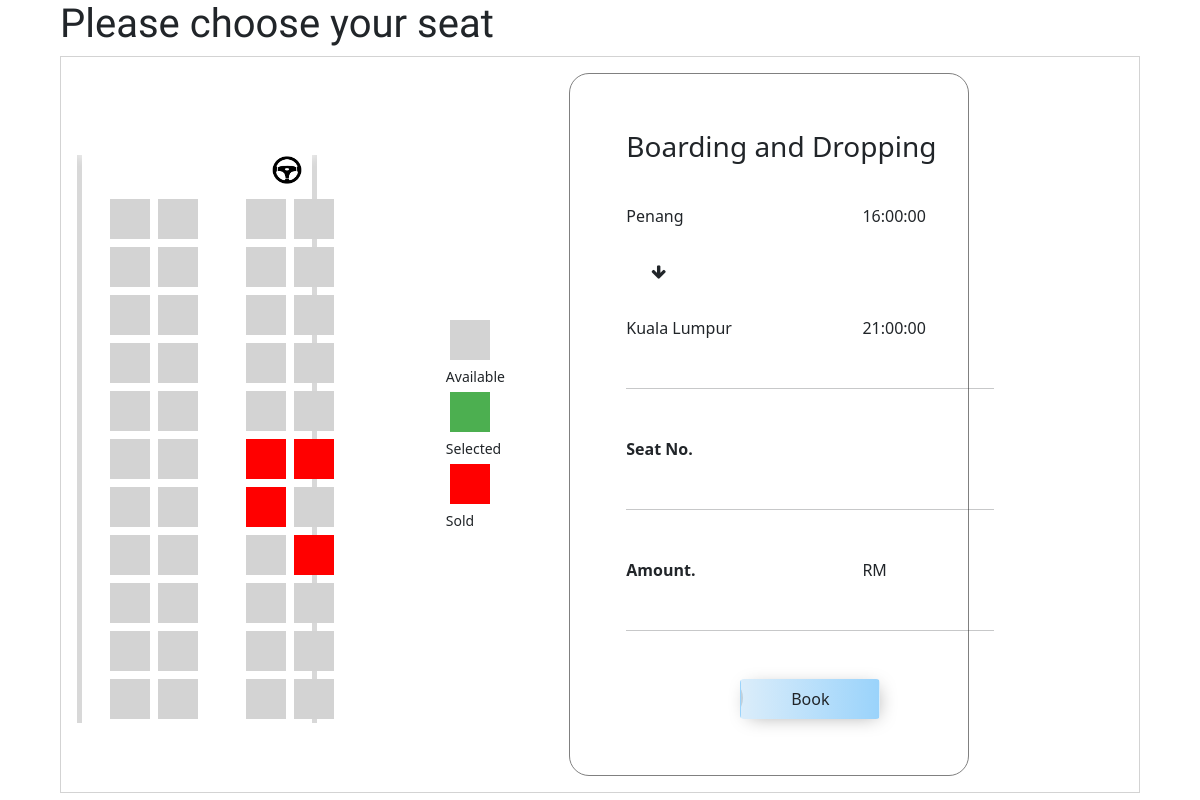
Page /view_seat.php?route_id=1 on the committed database.
### tables this page shows
CREATE TABLE `busroute` (
  `route_id` int(10) UNSIGNED NOT NULL,
  `departure` varchar(30) NOT NULL,
  `destination` varchar(30) NOT NULL,
  `date` date NOT NULL,
  `departure_time` time NOT NULL,
  `arrival_time` time NOT NULL,
  `fare` int(10) NOT NULL,
  `bus_id` int(10) UNSIGNED NOT NULL
);

### view_seat.php (the view, shortened to what this page needs)
<!DOCTYPE html>
<html lang="en">
<head>
	<link href="style.css" rel="stylesheet">
    <link rel="stylesheet" href="https://cdnjs.cloudflare.com/ajax/libs/font-awesome/4.7.0/css/font-awesome.min.css">
    <link href="https://cdn.jsdelivr.net/npm/bootstrap@5.0.2/dist/css/bootstrap.min.css" rel="stylesheet">
</head>
<body>
        <div class="row">
            <div class="col-sm-12 col-lg-6">
    <?php
        $route_id = $_GET['route_id'];
		$dbc = mysqli_connect('localhost', 'root', '');
		mysqli_select_db($dbc, 'busplan');
		$query = "SELECT * FROM busroute r, bus b WHERE route_id = '$route_id' AND b.bus_id = r.bus_id";
        if ($r = mysqli_query($dbc, $query)) {
            if (mysqli_num_rows($r) == 0) {
                echo "Bus Route not found.";
            }
            else {
                while ($row = mysqli_fetch_array($r)) {
                    echo "  <h1>Please choose your seat</h1>
                        <form action=\"payment.php\" method=\"get\">
                            <table>
                                <tr>
                                    <td>
                                    <div class=\"seat_layout\" id=\"seat_layout_id\">
                                        <div class=\"bus_screen\"></div>
                                        <div class=\"steering\">
                                            <img src=\"images/steering.png\" width=\"30\" height=\"30\">
                                        </div>";
                                            $seatno = 1;
                                            for ($i=1; $i<=11; $i++) {
                                                echo "<div class=\"container\">";
                                                echo "<div class=\"seats\">";
                                                $bus_id = $row['bus_id'];
                                                $counter = 0;
                                                while ($counter<2) {
                                                    $label = $row['route_id'] . $seatno;
                                                    $query = "SELECT seat_no FROM booking WHERE bus_id='$bus_id' AND seat_no='$seatno'";
                                                    if (mysqli_num_rows(mysqli_query($dbc, $query)) == 0) {
                                                        echo "<div>
                                                              <input id=\"$label\" class=\"seat-select\" type=\"checkbox\" value=\"$seatno\" name=\"seat[]\"
                                                              onclick=\"showSeatNo(this)\" onchange =\"checkboxes()\">
                                                              <label for=\"$label\" class=\"seat\" ><span>$seatno</span></label>
                                                              </div>";
                                                    }
                                                    else {
                                                        echo "<div>
                                                            <input id=\"$label\" class=\"seat-select\" type=\"checkbox\" value=\"$seatno\" name=\"seat[]\" />
                                                            <label for=\"$label\" class=\"seat_sold\"></label>
                                                            </div>";
                                                    }
                                                    $counter++;
                                                    $seatno++;
                                                }
                                                $counter = 0;
                                                echo "<div style=\"width:40px;height:40px\"></div>";
                                                while ($counter<2) {
                                                    $label = $row['route_id'] . $seatno;
                                                    $query = "SELECT seat_no FROM booking WHERE bus_id='$bus_id' AND seat_no='$seatno'";
                                                    if (mysqli_num_rows(mysqli_query($dbc, $query)) == 0) {
                                                        echo "<div>
                                                              <input id=\"$label\" class=\"seat-select\" type=\"checkbox\" value=\"$seatno\" name=\"seat[]\" onclick=\"showSeatNo(this)\" onchange=\"checkboxes()\">
                                                              <label for=\"$label\" class=\"seat\"><span>$seatno</span></label>
                                                              </div>";
                                                    }
                                                    else {
                                                        echo "<div>
                                                            <input id=\"$label\" class=\"seat-select\" type=\"checkbox\" value=\"$seatno\" name=\"seat[]\" >
                                                            <label for=\"$label\" class=\"seat_sold\"></label>
                                                            </div>";
                                                    }
                                                    $counter++;
                                                    $seatno++;
                                                }
                                                echo "</div>";
                                                echo "</div>";
                                            }
                                        echo "
                                        </div>
                                        </td>
                                        <td>
                                            <div>
                                                <div class=\"seat\"></div>
                                                <small>Available</small>
                                                <div>
                                                    <input id=\"seatselected\" class=\"seat-select\" type=\"checkbox\" value=\"$seatno\" checked=\"checked\">
                                                    <label for=\"seatselected\" class=\"seat\"></label>
                                                </div>
                                                <small>Selected</small>
                                                <div class=\"seat_sold\"></div>
                                                <small>Sold</small>
                                            </div>
                                        </td>
                                    <td>
                                    <div style=\"float:left;width:400px;border:1px solid gray;border-radius:20px;padding:40px\">
                                        <table style=\"width:400px;border:none;\">
                                            <tr>
                                                <td colspan=\"3\"><h3>Boarding and Dropping</h3></td>
                                            </tr>
                                            <tr>
                                                <td colspan=\"2\">{$row['departure']}</td>
                                                <td>{$row['departure_time']}</td>
                                            </tr>
                                            <tr>
                                                <td>&nbsp;&nbsp;&nbsp;&nbsp;&nbsp;&nbsp;<i class=\"fa fa-arrow-down\"></i></td>
                                            </tr>
                                            <tr>
                                                <td colspan=\"2\">{$row['destination']}</td>
                                                <td>{$row['arrival_time']}</td>
                                            </tr>
                                            <tr><td colspan=\"3\"><hr></td></tr>
                                            <tr>
                                                <th colspan=\"2\">Seat No.</th>
                                                <td id=\"seat_no_text\"></td>
                                            </tr>
                                            <tr><td colspan=\"3\"><hr></td></tr>
                                            <tr>
                                                <th colspan=\"2\">Amount.</th>
                                                <td>RM &nbsp;<span id=\"totalFare\"></span></td>
                                            </tr>
                                            <tr><td colspan=\"3\"><hr></td></tr>
                                            <tr>
                                                <td colspan=\"3\" style=\"text-align:center\">
                                                    <button class=\"btn\">Book</button>
                                                </td>
                                            </tr>
                                        </table>
                                    </div>
                                    </td>
                                </tr>
                            </table>
                        </form>
                                ";
                }
            }
        }
		else  {
			echo '<p style=\"color:red;\">Could not retrieve the data because: <br/>' . mysqli_error($dbc) . '</p><p>The query being run was: ' . $query . '</p>';
		}
    ?>
    </div>
    </div>
</body>
</html>

### style.css (style rules this page uses)
html { scroll-behavior: smooth; }
body { margin: 0; padding: 0; font-family: 'Quicksand', sans-serif; overflow-x: hidden; }
h1 { font-family: 'Mate SC', serif; }
.btn { position: relative; width: 140px; height: 40px; font-size: 11pt; border-radius: 30px; background: linear-gradient(to right, #dbedfa, #9ad3fb); border: none; box-shadow: 3px 3px 19px -6px rgba(0, 0, 0, 0.37); cursor: pointer; overflow: hidden; }
.btn::before { content:""; position: absolute; width: 140px; height: 40px; border-radius: 30px; background-color: rgba(54, 54, 54, 0.157); left:-100%; bottom:0px; }
.seat_layout { display: flex; margin-bottom: 30px; width: 240px; border-right: 5px solid #d8d8d8; border-left: 5px solid #d8d8d8; align-items: center; flex-direction: column; }
.steering { width:210px; padding-bottom: 10px; }
.steering img { float: right; }
.container { display:flex; width: 240px; }
.bus_screen { background-color: #fff; background-image: url('images/draft.jpg') no-repeat; height: 60px; width: 240px; box-shadow: 0 3px 10px rgba(255, 255, 255, 0.7); }
.seats { display:flex; }
.seat { display: block; margin: 4px; background: lightgray; width: 40px; height: 40px; display: flex; justify-content: center; align-items: center; cursor: pointer; }
.seat_sold { display: block; margin: 4px; background: red; width: 40px; height: 40px; cursor: not-allowed; }
.seat-select:checked + .seat { background: #4CAF50; }

### view_seat.php (style rules this page uses)
body { display: flex; justify-content: center; align-items: center; flex-direction: column; }
table { width: 90vw; border: 1px solid lightgray; border-radius: 20px; }
th, td { text-align: left; padding: 16px; }

### rows in the picture
busroute: departure "Penang", departure_time "16:00:00", destination "Kuala Lumpur", arrival_time "21:00:00"
